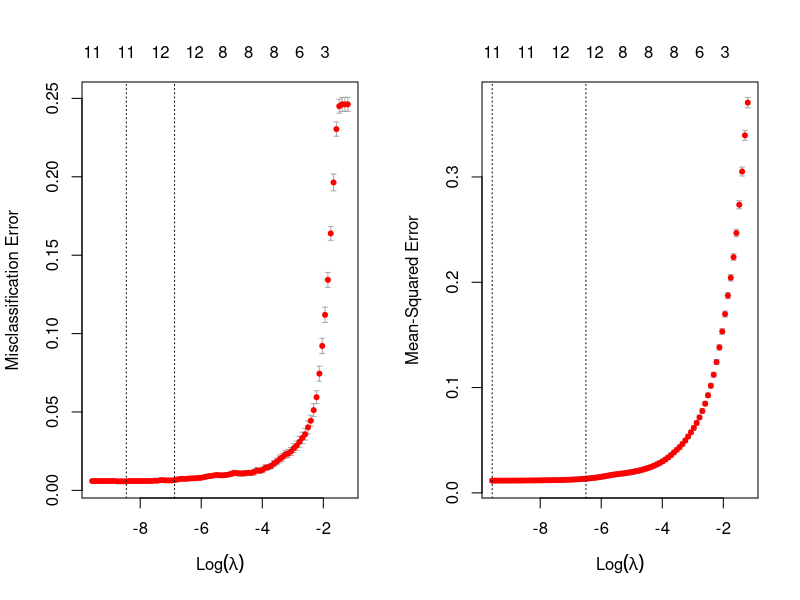
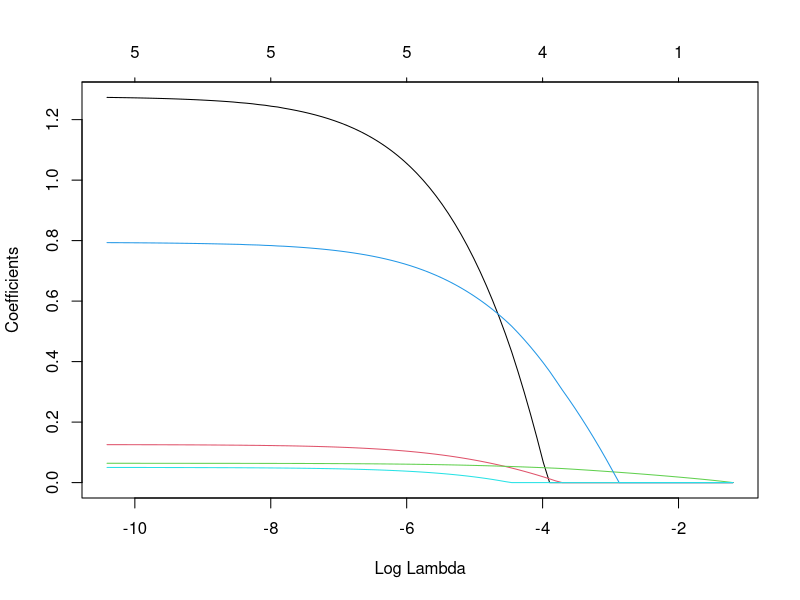
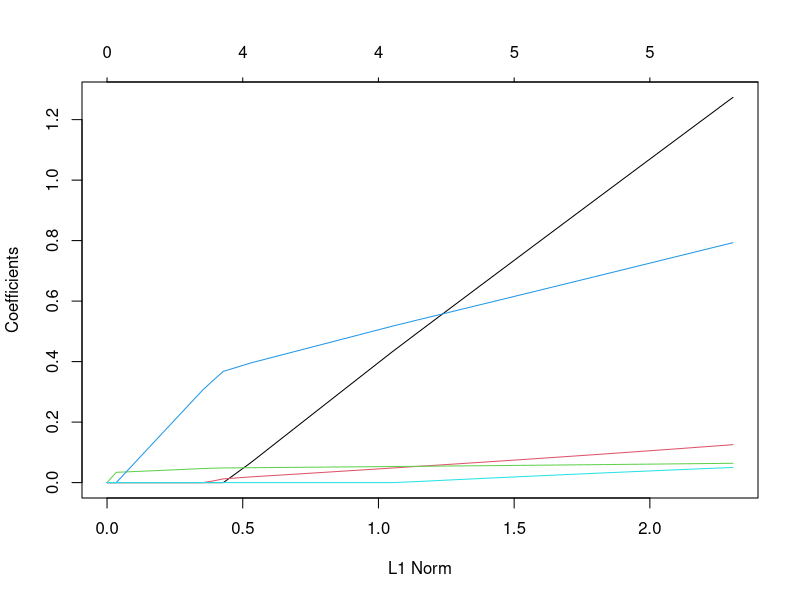

Source code (R) for these figures, in order: (Note: this script raises an error after producing the figures.)
library(caret)
library(glmnet)
library(tidyverse)

Wine <- read.csv("winequality.csv")
head(Wine)

#Partition the data
set.seed(3456)
trainIndex <- createDataPartition(Wine$colour, p = .8, list = FALSE, times = 1)

TrainWine <- Wine[ trainIndex,]
TestWine  <- Wine[-trainIndex,]
count(TrainWine, colour)
count(TestWine, colour)

#Explore with cv.glmnet

Winex <- TrainWine[,1:12]
class(Winex)
x=matrix(rnorm(100*5),100,5)
class(x)
Winex <- as.matrix(Winex)
class(Winex)

Winey <- as.factor(TrainWine[,13])
class(Winey)
y=rnorm(100)
class(y)
cvfitMisClass <- cv.glmnet(Winex,Winey,family = "binomial", type.measure = "class")
cvfitMSE <- cv.glmnet(Winex,Winey,family = "binomial", type.measure = "mse")
par(mfrow=c(1,2))
plot(cvfitMisClass)
plot(cvfitMSE)

par(mfrow=c(1,1))
fit <- glmnet(Winex,Winey,family = "binomial", type.measure = "class",lower=0)
plot(fit,"lambda")
plot(fit)
abline(v=log(cvfit1$lambda.min))

fit1 <- glmnet(Winex,Winey,family = "binomial", type.measure = "class",alpha = 0)
plot(fit1,"lambda")
plot(fit)
abline(v=log(cvfit1$lambda.min))

cv1=cv.glmnet(Winex,Winey,family = "binomial", type.measure = "class",alpha=1)
cv.5=cv.glmnet(Winex,Winey,family = "binomial", type.measure = "class",alpha=.5, lower = -10)
cv0=cv.glmnet(Winex,Winey,family = "binomial", type.measure = "class",alpha=0, lower = -10)

par(mfrow=c(2,2))
plot(cv1)
plot(cv.5)
plot(cv0)

par(mfrow=c(1,1))
plot(cv1$glmnet.fit, "lambda")
abline(v=log(cv1$lambda.min))
plot(cv.5$glmnet.fit, "lambda")
abline(v=log(cv.5$lambda.min))
plot(cv0$glmnet.fit, "lambda")
abline(v=log(cv0$lambda.min))


cv1=cv.glmnet(Winex,Winey,family = "binomial", type.measure = "class",alpha=1)
cv1$lambda.min
fit1 <- glmnet(Winex,Winey,family = "binomial", type.measure = "class",alpha = 1,lambda=0.1)
fit1$beta
names(TrainWine)

cv1$cvm

fit <- glmnet(Winex,Winey,family = "binomial", type.measure = "class",alpha = 1)
fit$beta


